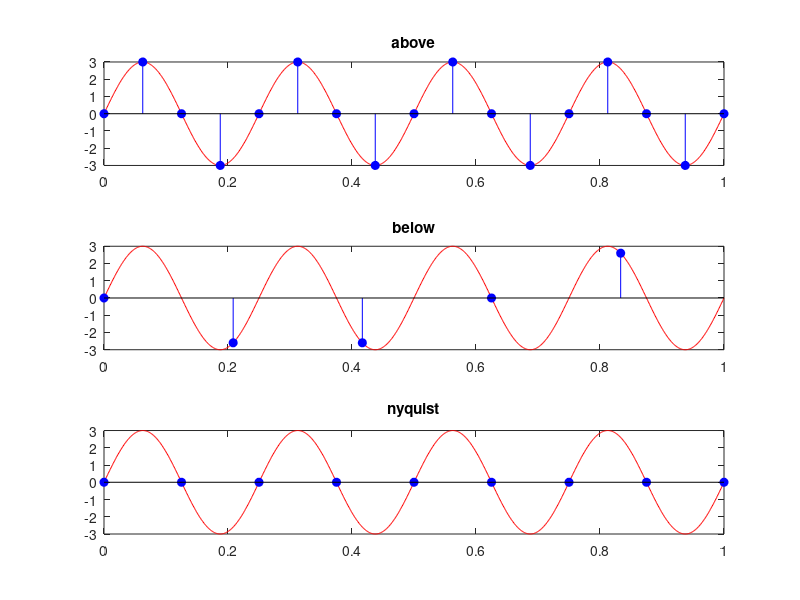

MATLAB code to generate this figure:
clc;
clear;
close all;

A=3;
Fm=4;

t=0:0.001:1;

x=A*sin(2*pi*Fm*t);

Fs_above=4*Fm;
Fs_below=1.2*Fm;
Fs_n=2*Fm;

Ts_above=0:1/Fs_above:1;
Xs_above=A*sin(2*pi*Fm*Ts_above);

Ts_below=0:1/Fs_below:1;
Xs_below=A*sin(2*pi*Fm*Ts_below);

Ts_n=0:1/Fs_n:1;
Xs_n=A*sin(2*pi*Fm*Ts_n);
figure;

subplot(3,1,1);
plot(t,x,'r');
hold on;
stem(Ts_above,Xs_above,'b','filled');
title("above");

subplot(3,1,2);
plot(t,x,'r');
hold on;
stem(Ts_below,Xs_below,'b','filled');
title("below");

subplot(3,1,3);
plot(t,x,'r');
hold on;
stem(Ts_n,Xs_n,'b','filled');
title("nyquist");
